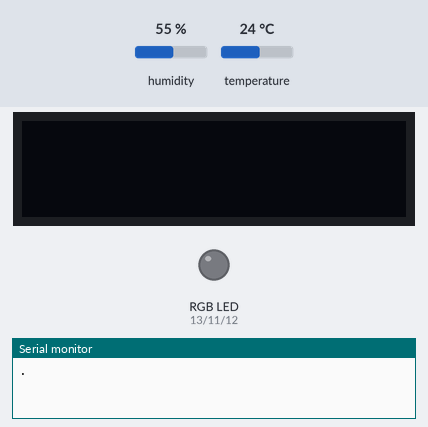
Recording of a sketch running on a simulated ESP32-S3. On the bench: 128×32 one-colour display, an RGB LED mixed from three pins (HIGH = lit), the last lines printed to the serial monitor. The test bench sets the inputs (shaded band); at power-on: humidity 55 %, temperature 24 °C. WiFi joins after 1.5 s; servers stay silent unless stated.

Above: at 0.1 s.
At 1.7 s:
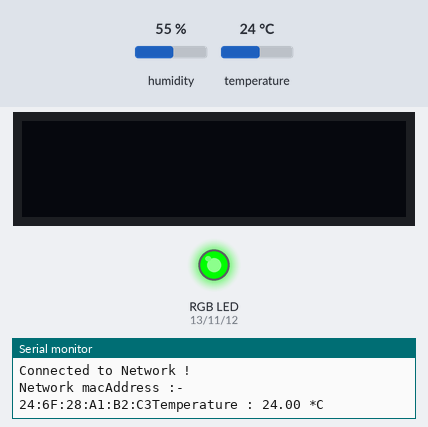
Timing chart, 0 to 3.2 s (numbered marks = the images above):
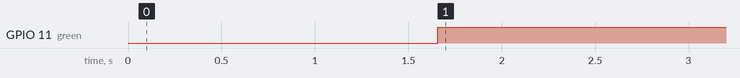

Measured:
- by itself, GPIO 11 (green): LOW → HIGH at 1.7 s

The sketch:

IndoorAQI.ino
```cpp
#include <PubSubClient.h>
#include <WiFi.h>
#include <Wire.h>
#include <Adafruit_SGP30.h>
#include <Adafruit_SSD1306.h>
#include <DHT.h>

Adafruit_SGP30 sgp;
Adafruit_SSD1306 display(128, 32, &Wire);
DHT dht(5, DHT11);

#define SCREEN_WIDTH 128;
#define SCREEN_HIGHT 32;
#define OLED_RESET -1;
#define red 13
#define blue 12
#define green 11

float temp;
float hum;
int tvoc;
int eco2;
const char* ssid = "OnePlus";
const char* pass = "12345678iop";
const char* mqtt_server = "demo.thingsboard.io";
const char* token = "m9qcjS2H1PQ52aFCbSVL";

WiFiClient espClient;
PubSubClient client(espClient);

void connectToNetwork() {
  WiFi.begin(ssid, pass);
  while (WiFi.status() != WL_CONNECTED) {
    Serial.println(".");
    delay(400);
  }
  Serial.println("Connected to Network !");
  Serial.println("Network macAddress :- ");
  Serial.print(WiFi.macAddress());
}

void connectToServer() {
  while (!client.connected()) {
    Serial.print("Attempting MQTT connection...");
    if (client.connect("ESP32_DHT11", token, NULL)) {
      Serial.println("connected");
    } else {
      Serial.print("failed, rc=");
      Serial.print(client.state());
      Serial.println(" try again in 5 seconds");
      delay(2000);
    }
  }
}

void DHT11sen() {
  temp = dht.readTemperature();
  hum = dht.readHumidity();
  if (isnan(temp) || isnan(hum)) {
    Serial.println("DHT Sensor Failure");
  }
}

void SGP30sen() {
  tvoc = sgp.TVOC;
  eco2 = sgp.eCO2;
}

void DataMoniter() {
  // DISPLAY DATA ON SEREAL MONITER AND OLED
  display.clearDisplay();

  Serial.print("Temperature : ");
  Serial.print(temp);
  Serial.println(" *C");
  delay(400);
  display.setCursor(0, 0);
  display.print("Temp : ");
  display.print(temp);
  display.print("*C");
  delay(400);

  Serial.print("Humidity :");
  Serial.print(hum);
  Serial.println(" %");
  delay(400);
  display.setCursor(1, 0);
  display.print("Hum : ");
  display.print(hum);
  display.print("%");
  delay(400);

  Serial.print("TVOC :");
  Serial.print(tvoc);
  Serial.println(" ppb");
  delay(400);
  display.clearDisplay();
  display.setCursor(0, 0);
  display.print("TVOC : ");
  display.print(tvoc);
  display.print("ppb");
  delay(400);

  Serial.print("ECO2 : ");
  Serial.print(eco2);
  Serial.println(" ppm");
  delay(400);
  display.setCursor(1, 0);
  display.print("ECO2 : ");
  display.print(eco2);
  display.print("ppm");
  delay(400);
}

void rgb() {
  if (eco2 >= 400 && eco2 <= 1000 && tvoc >= 0 && tvoc <= 250)
    digitalWrite(green, 1);

  if (eco2 >= 1001 && eco2 <= 1500 && tvoc >= 251 && tvoc <= 650)
    digitalWrite(blue, 1);

  if (eco2 >= 1501 && eco2 <= 2100 && tvoc >= 651 && tvoc <= 5000)
    digitalWrite(red, 1);
}

void DataSending() {
  // DATA SEND TO THE SERVER
  if (!client.connected()) {
    connectToServer();
  }
  client.loop();

  String payload = "{\"temperature\":";
  payload += temp;
  payload += ",\"humidity\":";
  payload += hum;
  payload += ",\"TVOC\":";
  payload += tvoc;
  payload += ",\"ECO2\":";
  payload += eco2;
  payload += "}";

  Serial.println("Sending payload: ");
  Serial.print(payload);
  client.publish("v1/devices/me/telemetry", payload.c_str());
}

void setup() {
  Serial.begin(115200);
  pinMode(red, OUTPUT);
  pinMode(green, OUTPUT);
  pinMode(blue, OUTPUT);
  Wire.begin();
  client.setServer(mqtt_server, 1883);
  sgp.begin();
  dht.begin();
  display.begin(SSD1306_SWITCHCAPVCC, 0x3C);
  connectToNetwork();
  display.clearDisplay();
  display.setTextSize(2);
  display.setTextColor(SSD1306_WHITE);
}

void loop() {
  DHT11sen();
  SGP30sen();
  rgb();
  DataMoniter();
  delay(2000);
}
```
